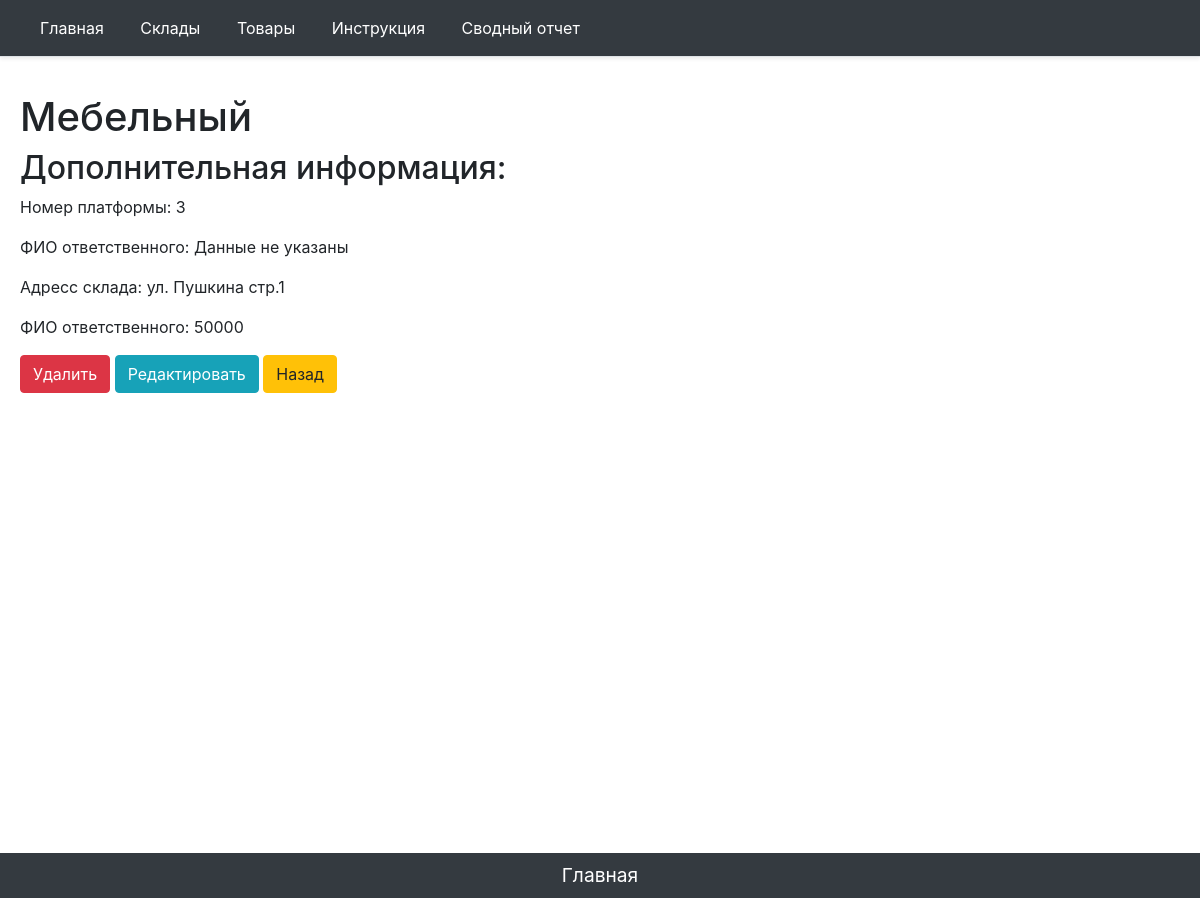
The app's page /folds/1 with its own data.
### main/models.py (models this page shows, shortened)
class FoldNewOne(models.Model):
    name = models.CharField('Название склада', max_length=50)
    parknumber = models.IntegerField('Номер платформы')
    responsible = models.CharField('Ответственный', max_length=50, blank=True)
    adress = models.CharField('Адрес', max_length=200, blank=True)
    square = models.IntegerField('Площадь склада')
    """def get_update_url(self):
        return reverse('fold_update_url',kwargs={'id': self.id})
"""
    class Meta:
        verbose_name = 'Склад'
        verbose_name_plural = 'Склады'

### main/views.py (the view)
# urls.py: path('folds/<int:pk>', views.FoldDetailView.as_view(), name='fold-detail'),
class FoldDetailView(DetailView):
    model = FoldNewOne
    template_name = 'main/fold_detail.html'
    context_object_name = 'folds'

### main/templates/main/fold_detail.html (shortened to what this page needs)
{% extends 'main/base_template.html' %}
{% block content %}
    <h1>{{ folds.name }}</h1>
    <h2>Дополнительная информация:</h2>
    <p>Номер платформы: {{ folds.parknumber }}</p>
    <p>ФИО ответственного: {% if folds.responsible != ''%} {{ folds.responsible }} {% else %} Данные не указаны {% endif %}</p>
    <p>Адресс склада: {% if folds.adress != ''%} {{ folds.adress }} {% else %} Данные не указаны {% endif %}</p>
    <p>ФИО ответственного: {{ folds.square }}</p>
    <a href= "{% url 'fold-delete' folds.id%}" class="btn btn-danger">Удалить</a>
    <a href= "{% url 'fold-update' folds.id %}" class="btn btn-info">Редактировать</a>
    <a href="{% url 'folds_home'%}" class="btn btn-warning">Назад</a>
{% endblock %}
{% block tomain %}
  <footer class="footer">
    <p align = "middle" class = "my-0 me-md-auto fw-normal p-2 text-white bg-dark align-items-center"><a href="{% url 'home' %}"><font color="white"><big>Главная</big></font></a></p>
    </footer>
{% endblock %}

### main/static/main/css/main.css (style rules this page uses)
html, body { height: 100%; margin: 0; }
.footer { height: 20px; margin-top: -20px; }

### records on screen
FoldNewOne: name "Мебельный", parknumber "3", adress "ул. Пушкина стр.1", square "50000"
